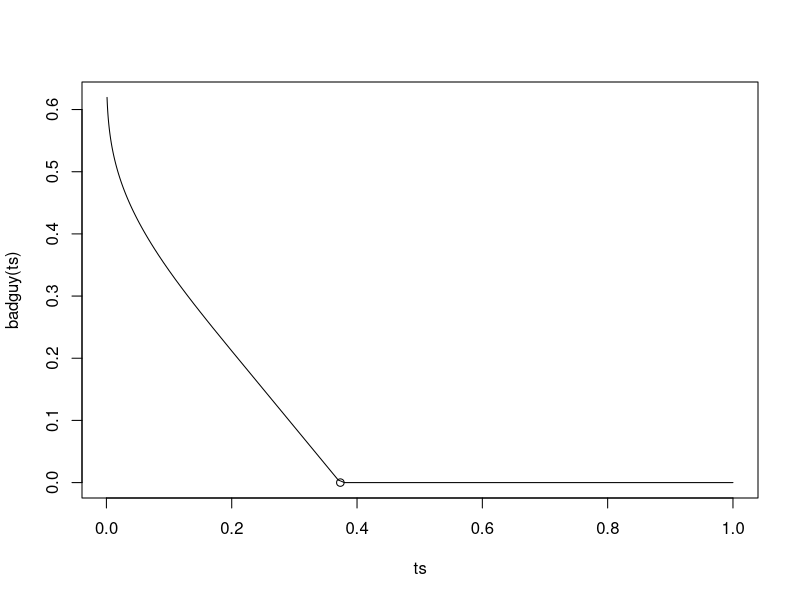
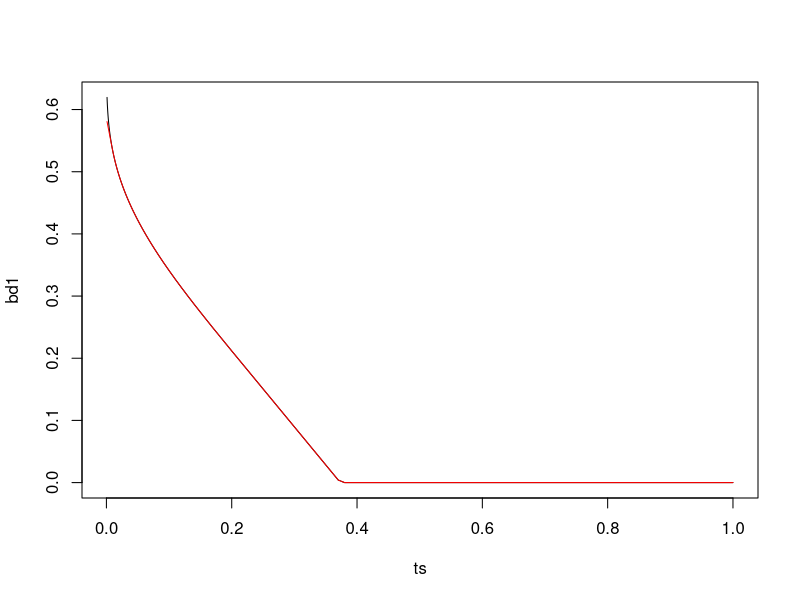
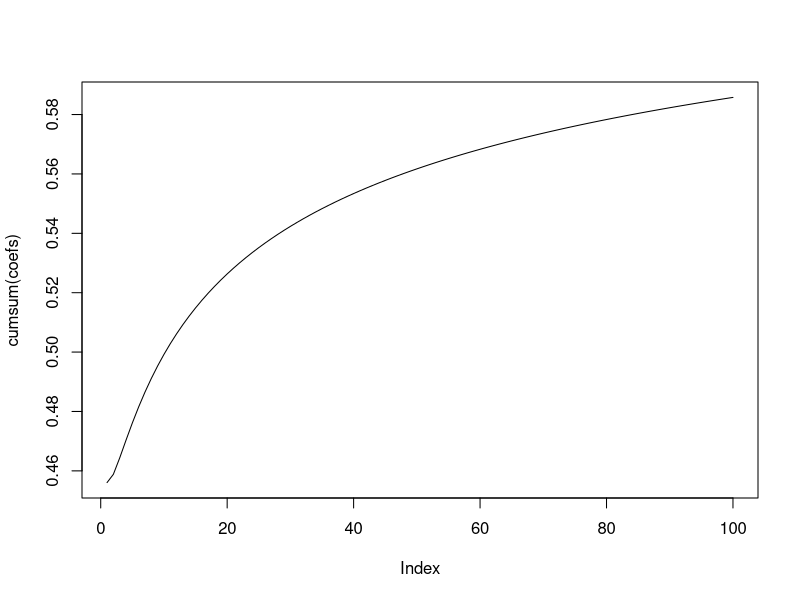
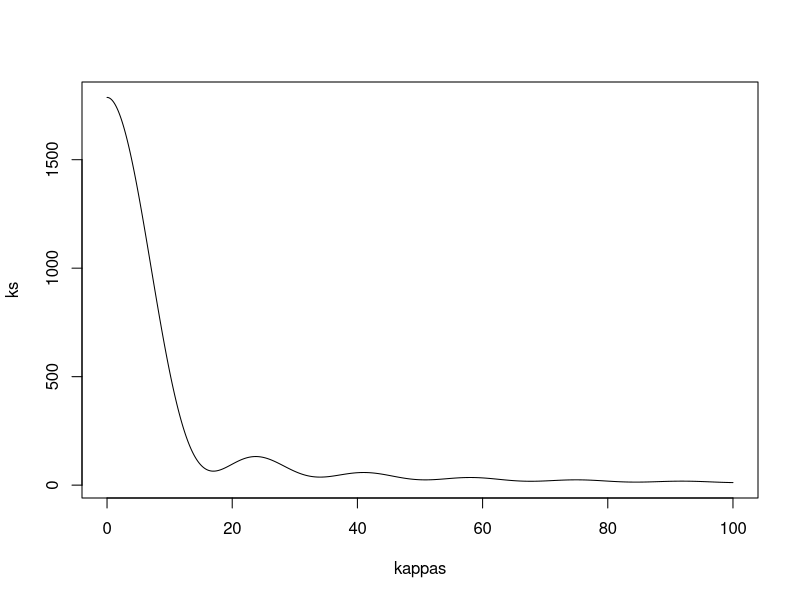

Recreate these plots in R, in order.
# non continuous GP

badguy = function(ts) {
    ans = 0*ts
    ans[ts==0] = 1
    ts = abs(ts)
    ans[ts > 1/5] = 1-20*(1/sqrt(log(4)) - 1/sqrt(log(5)))*(ts[ts > 1/5]-1/5)-1/sqrt(log(5))
    M = floor(max(1/ts[ts != 0]))+1
    if (M > 4) {
        for (i in 4:M) {
            filt = ts > 1/(i+1) & ts <= 1/i
            tinterp = i*(i+1)*(ts[filt]-1/(i+1))
            ans[filt] = 1- (1/sqrt(log(i+1))*(1-tinterp) + 1/sqrt(log(i))*tinterp)
        }
    }
    ans[ans < 0] = 0
    return(ans)
}

maxt = (1/sqrt(log(5)) - 1)/(-20*(1/sqrt(log(4))-1/sqrt(log(5)))) + 1/5
ts = c(seq(1,.1,-.01),1/(10:1000))
plot(ts,badguy(ts),type='l')
points(maxt,0)

# build the representation

kerf= function(ts,kappa) {
    ans = 1-kappa*abs(ts)
    ans[ans < 0] = 0
    return (ans)
}

kerfs = function(ts, kappas, coefs) {
    ans = 0*ts
    for (ii in 1:length(kappas)) {
        ans = ans + coefs[ii]*kerf(ts,kappas[ii])
    }
    return(ans)
}

bd1 = badguy(ts)
a0 = (1-(1/sqrt(log(5))))/(1-1/(maxt*5))
nits = 100
coefs = numeric(nits)
coefs[1] = a0
kknots=  1/(3+(1:nits))
kknots[1] = maxt
ii=1
for (ii in 2:nits) {
    #plot(ts,bd1,type='l')
    #lines(ts,kerfs(ts,1/kknots[1:ii],coefs[1:ii]),col='red')
    #ii=ii+1    
    nn = ii+4
    val = kerfs(1/nn,1/kknots[1:(ii-1)],coefs[1:(ii-1)])
    ygap = (1-1/sqrt(log(nn))) - val
    anew = ygap/kerf(1/nn,1/kknots[ii])
    coefs[ii]=anew
    #kerfs(1/nn,1/kknots[1:ii],coefs[1:ii])
    #1-1/sqrt(log(nn))
}

bd2 = kerfs(ts,1/kknots,coefs)
plot(ts,bd1,type='l')
lines(ts,bd2,col='red')

plot(cumsum(coefs),type='l')

# fourier transform

ts = (-1e5:1e5)/1e4
bd = badguy(ts)

# fourier transform
ft= function(ts, y, kappas) {
    ans = 0*kappas
    for (ii in 1:length(kappas)) {
        ans[ii] = sum(cos(kappas[ii]*ts) * y)
    }
    return(ans)
}

kappas = seq(0,100,.1)
ks = ft(ts,bd,kappas)
plot(kappas,ks,type='l')
min(ks)
